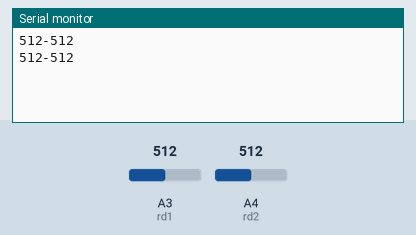
Simulated run of this sketch. Board: Arduino Uno, built with avr-gcc and run on an emulated ATmega328P. On the bench: the last lines printed to the serial monitor. The inputs (shaded band) are chosen by the test bench; at power-on: A3 (rd1) = 512, A4 (rd2) = 512.

Above: at 2.8 s.
2.9 s: A3 (rd1) set to 716
At 4.9 s:
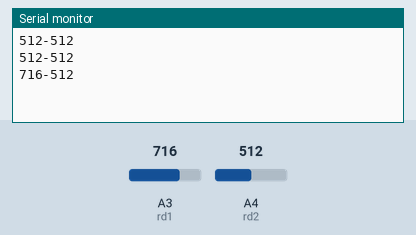
5.6 s: A4 (rd2) set to 716
At 6.5 s:
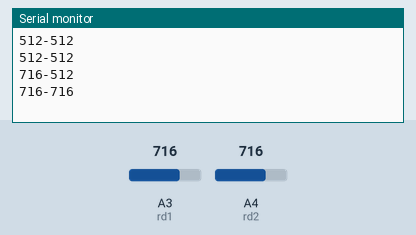
8.3 s: A3 (rd1) set to 900
At 10.8 s:
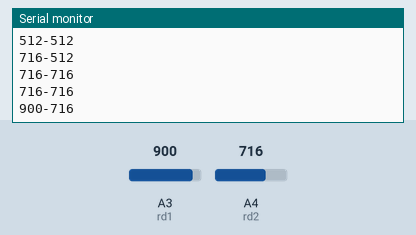
11.0 s: A4 (rd2) set to 900
At 13.5 s:
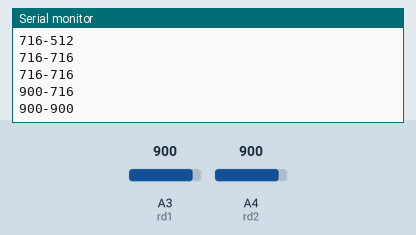
Timing chart, 0 to 14.7 s (numbered marks = the images above; inputs shaded):
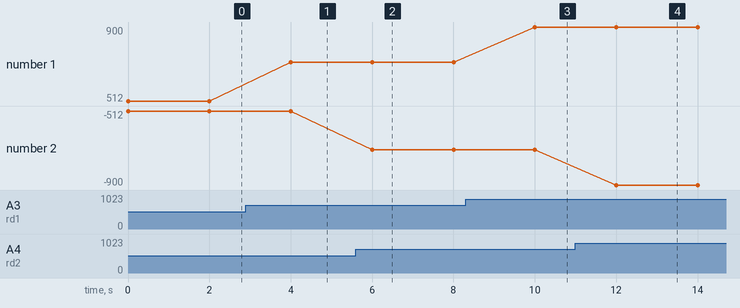

The sketch:

026_WRL101-341.ino
```cpp
  int td = 4;
  int rd1 = 3;
  int rd2 = 4;
  int val1 = 0;
  int val2 = 0;
  void setup() {
//    pinMode(td, OUTPUT);
//    pinMode(rd1, INPUT);
//    pinMode(rd2, INPUT);
    Serial.begin(9600);
  }
  void loop() {
//    analogWrite(td, 150);
//    delay(100);
    val1 = analogRead(rd1);
    val2 = analogRead(rd2);
    Serial.print(val1);
    Serial.print("-");
    Serial.println(val2);
//    delay(100);
//    analogWrite(td,0);
    delay(2000);
  }
```

Measured:
- after the input at 2.9 s, the serial monitor: prints a new line after 1.1 s (image 1)
- after the input at 5.6 s, the serial monitor: prints a new line after 0.40 s (image 2)
- after the input at 8.3 s, the serial monitor: prints a new line after 1.7 s (image 3)
- after the input at 11.0 s, the serial monitor: prints a new line after 1.0 s (image 4)
- plotted number 1: 512 → 716 after the input at 2.9 s, 716 → 900 after the input at 8.3 s
- plotted number 2: -512 → -716 after the input at 5.6 s, -716 → -900 after the input at 11.0 s
